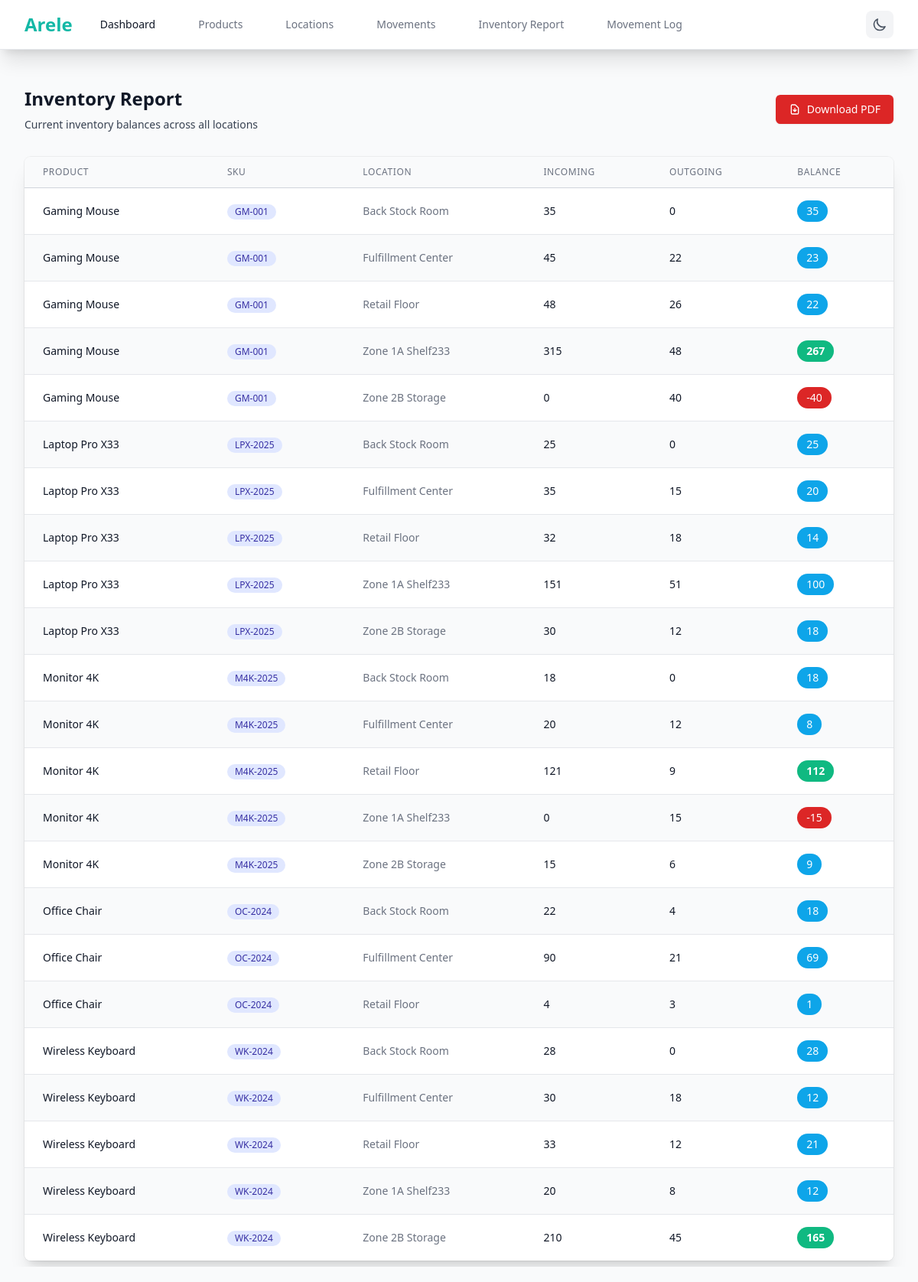
Screenshot of /report with the database file from the repository.
### app.py (models this page shows)
class Product(db.Model):
    __tablename__ = 'products'
    id = db.Column(db.String(36), primary_key=True, default=lambda: str(uuid.uuid4()))
    name = db.Column(db.String(100), nullable=False, unique=True)
    sku = db.Column(db.String(50), nullable=False, unique=True)
    description = db.Column(db.Text, nullable=True)
    unit_of_measure = db.Column(db.String(20), nullable=False, default='unit')

### app.py (the view)
@app.route('/report')
def report():
    balances = get_inventory_balances()
    return render_template('report.html', balances=balances)

### templates/report.html (shortened to what this page needs)
{% extends "layout.html" %}
{% block content %}
<div class="px-4 py-6 sm:px-0">
    <div class="sm:flex sm:items-center">
        <div class="sm:flex-auto">
            <h1 class="text-2xl font-bold text-gray-900 dark:text-white">Inventory Report</h1>
            <p class="mt-2 text-sm text-gray-700 dark:text-gray-300">Current inventory balances across all locations</p>
        </div>
        <div class="mt-4 sm:mt-0 sm:ml-16 sm:flex-none">
            <a href="{{ url_for('download_report') }}" class="inline-flex items-center justify-center rounded-md border border-transparent bg-red-600 px-4 py-2 text-sm font-medium text-white shadow-sm hover:bg-red-700 focus:outline-none focus:ring-2 focus:ring-red-500 focus:ring-offset-2 dark:focus:ring-offset-gray-800 transition-colors duration-200">
                <svg class="w-4 h-4 mr-2" fill="none" stroke="currentColor" viewBox="0 0 24 24">
                    <path stroke-linecap="round" stroke-linejoin="round" stroke-width="2" d="M12 10v6m0 0l-3-3m3 3l3-3m2 8H7a2 2 0 01-2-2V5a2 2 0 012-2h5.586a1 1 0 01.707.293l5.414 5.414a1 1 0 01.293.707V19a2 2 0 01-2 2z"></path>
                </svg>
                Download PDF
            </a>
        </div>
    </div>
    <div class="mt-8 flex flex-col">
        <div class="-my-2 -mx-4 overflow-x-auto sm:-mx-6 lg:-mx-8">
            <div class="inline-block min-w-full py-2 align-middle md:px-6 lg:px-8">
                <div class="overflow-hidden shadow-xl ring-1 ring-black ring-opacity-5 md:rounded-lg">
                    <table class="min-w-full divide-y divide-gray-300 dark:divide-gray-600">
                        <thead class="bg-gray-50 dark:bg-gray-700 sticky top-0">
                            <tr>
                                <th scope="col" class="px-6 py-3 text-left text-xs font-medium text-gray-500 dark:text-gray-300 uppercase tracking-wider">Product</th>
                                <th scope="col" class="px-6 py-3 text-left text-xs font-medium text-gray-500 dark:text-gray-300 uppercase tracking-wider">SKU</th>
                                <th scope="col" class="px-6 py-3 text-left text-xs font-medium text-gray-500 dark:text-gray-300 uppercase tracking-wider">Location</th>
                                <th scope="col" class="px-6 py-3 text-left text-xs font-medium text-gray-500 dark:text-gray-300 uppercase tracking-wider">Incoming</th>
                                <th scope="col" class="px-6 py-3 text-left text-xs font-medium text-gray-500 dark:text-gray-300 uppercase tracking-wider">Outgoing</th>
                                <th scope="col" class="px-6 py-3 text-left text-xs font-medium text-gray-500 dark:text-gray-300 uppercase tracking-wider">Balance</th>
                            </tr>
                        </thead>
                        <tbody class="bg-white dark:bg-gray-800 divide-y divide-gray-200 dark:divide-gray-600">
                            {% for balance in balances %}
                            <tr class="{% if loop.index % 2 == 0 %}bg-gray-50 dark:bg-gray-700/50{% endif %} hover:bg-gray-100 dark:hover:bg-gray-600 transition-colors duration-200">
                                <td class="px-6 py-4 whitespace-nowrap text-sm font-medium text-gray-900 dark:text-white">
                                    {{ balance.product_name }}
                                </td>
                                <td class="px-6 py-4 whitespace-nowrap text-sm text-gray-500 dark:text-gray-300">
                                    <span class="inline-flex items-center px-2.5 py-0.5 rounded-full text-xs font-medium bg-indigo-100 text-indigo-800 dark:bg-indigo-900 dark:text-indigo-200">
                                        {{ balance.sku }}
                                    </span>
                                </td>
                                <td class="px-6 py-4 whitespace-nowrap text-sm text-gray-500 dark:text-gray-300">
                                    {{ balance.location_name }}
                                </td>
                                <td class="px-6 py-4 whitespace-nowrap text-sm text-gray-900 dark:text-white">
                                    {{ balance.incoming }}
                                </td>
                                <td class="px-6 py-4 whitespace-nowrap text-sm text-gray-900 dark:text-white">
                                    {{ balance.outgoing }}
                                </td>
                                <td class="px-6 py-4 whitespace-nowrap text-sm">
                                    {% if balance.balance > 100 %}
                                        <span class="inline-flex items-center px-3 py-1 rounded-full text-sm font-bold bg-emerald-500 text-white">
                                            {{ balance.balance }}
                                        </span>
                                    {% elif balance.balance > 0 %}
                                        <span class="inline-flex items-center px-3 py-1 rounded-full text-sm font-medium bg-sky-500 text-white">
                                            {{ balance.balance }}
                                        </span>
                                    {% elif balance.balance == 0 %}
                                        <span class="inline-flex items-center px-3 py-1 rounded-full text-sm font-medium bg-amber-500 text-white">
                                            {{ balance.balance }}
                                        </span>
                                    {% else %}
                                        <span class="inline-flex items-center px-3 py-1 rounded-full text-sm font-medium bg-red-600 text-white">
                                            {{ balance.balance }}
                                        </span>
                                    {% endif %}
                                </td>
                            </tr>
                            {% endfor %}
                        </tbody>
                    </table>
                </div>
            </div>
        </div>
    </div>
</div>
{% endblock %}

### rows the page displays
Product: product_name "Gaming Mouse", sku "GM-001", location_name "Back Stock Room", incoming "35", outgoing "0", balance "35", location_name "Fulfillment Center", incoming "45", outgoing "22", balance "23", location_name "Retail Floor", incoming "48", outgoing "26", balance "22", location_name "Zone 1A Shelf233", incoming "315", outgoing "48", balance "267", location_name "Zone 2B Storage", incoming "0", outgoing "40", balance "-40"
Product: product_name "Laptop Pro X33", sku "LPX-2025", location_name "Back Stock Room", incoming "25", outgoing "0", balance "25", location_name "Fulfillment Center", incoming "35", outgoing "15", balance "20", location_name "Retail Floor", incoming "32", outgoing "18", balance "14", location_name "Zone 1A Shelf233", incoming "151", outgoing "51", balance "100", location_name "Zone 2B Storage", incoming "30", outgoing "12", balance "18"
Product: product_name "Monitor 4K", sku "M4K-2025", location_name "Back Stock Room", incoming "18", outgoing "0", balance "18", location_name "Fulfillment Center", incoming "20", outgoing "12", balance "8", location_name "Retail Floor", incoming "121", outgoing "9", balance "112", location_name "Zone 1A Shelf233", incoming "0", outgoing "15", balance "-15", location_name "Zone 2B Storage", incoming "15", outgoing "6", balance "9"
Product: product_name "Office Chair", sku "OC-2024", location_name "Back Stock Room", incoming "22", outgoing "4", balance "18", location_name "Fulfillment Center", incoming "90", outgoing "21", balance "69", location_name "Retail Floor", incoming "4", outgoing "3", balance "1"
Product: product_name "Wireless Keyboard", sku "WK-2024", location_name "Back Stock Room", incoming "28", outgoing "0", balance "28", location_name "Fulfillment Center", incoming "30", outgoing "18", balance "12", location_name "Retail Floor", incoming "33", outgoing "12", balance "21", location_name "Zone 1A Shelf233", incoming "20", outgoing "8", location_name "Zone 2B Storage", incoming "210", outgoing "45", balance "165"
